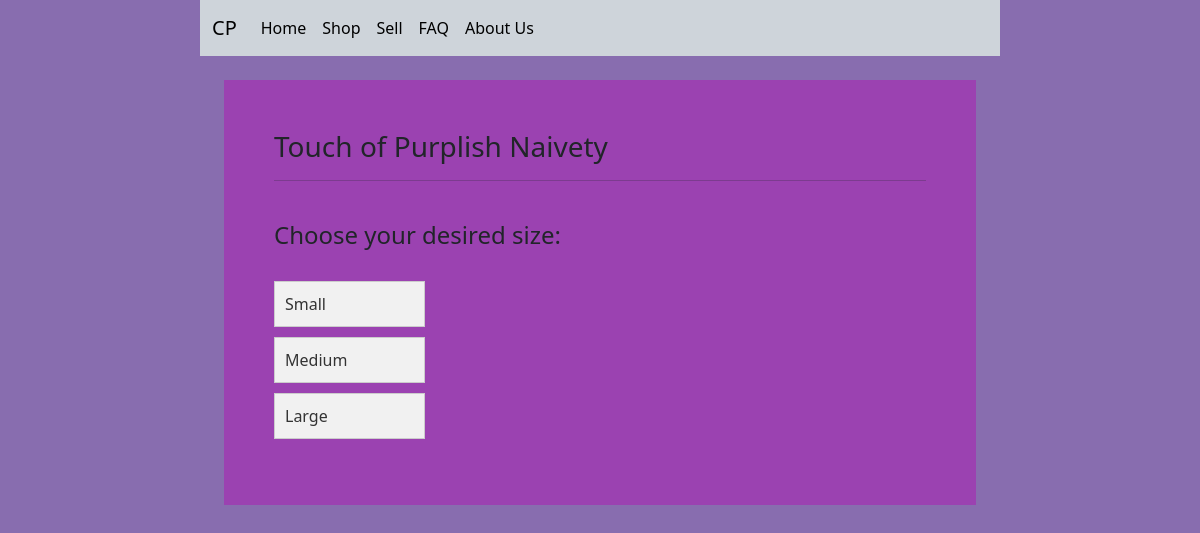
Page /products/Touch of Purplish Naivety on the committed database.
### tables this page shows
CREATE TABLE "items" (
	"id"	INTEGER NOT NULL,
	"name"	TEXT NOT NULL,
	"price"	INTEGER,
	"size"	TEXT NOT NULL,
	"image_filename"	TEXT,
	"description"	TEXT,
	"stock"	INTEGER NOT NULL,
	"timestamp"	TIMESTAMP NOT NULL DEFAULT CURRENT_TIMESTAMP,
	"image"	BLOB,
	PRIMARY KEY("id" AUTOINCREMENT)
);

### myapp/app.py (the view)
@app.route('/products/<string:name>')
def item_by_name(name):
    item = get_sizes_by_name(name)
    product = get_item_by_name(name)
    return render_template("item.html", item=item, display_type='name', name=name, product=product)

### myapp/data.py (called while the page is built)
def connect_to_db(path):
    conn = sqlite3.connect(path)
    conn.row_factory = sqlite3.Row
    return conn, conn.cursor()

def get_item_by_name(name):
    conn, cur = connect_to_db(db_path)
    query = 'SELECT *, "/static/img/" || image_filename AS image_url FROM items WHERE name = ?'
    value = name
    result = cur.execute(query, (value,)).fetchone()
    conn.close()
    return result

def get_sizes_by_name(name):
    conn, cur = connect_to_db(db_path)
    query = 'SELECT id, size FROM items WHERE name = ?'
    value = name
    results = cur.execute(query, (value,)).fetchall()
    conn.close()
    return [{'id': result['id'], 'size': result['size']} for result in results]

### myapp/templates/item.html (shortened to what this page needs)
{% extends 'base.html' %}
{% block content %}
<div id="product">
  {% if display_type == 'name' %}
    <h3>{{ product.name }}</h3><hr><br>
    <h4>Choose your desired size:</h4><br>
    <ul class="list-container">
      {% for size in item %}
          <li class="list-item" id="product_size">
              <a href="{{ url_for('item_by_id', product_id=size['id']) }}">{{ size['size'] }}</a>
          </li>
      {% endfor %}
    </ul>
  {% endif %}
</div>
{% endblock %}

### myapp/static/css/style.css (style rules this page uses)
body { padding: 0px 200px 0px 200px; background-color: #886DAF; }
a:link { color: black }
* { box-sizing: content-box; }
.list-container { list-style-type: none; padding: 0; }
.list-item { margin-bottom: 10px; }
.list-item a { display: flex; align-items: center; padding: 10px; background-color: #f1f1f1; text-decoration: none; color: #333; border: 1px solid #ccc; }
#product { background-color: #9b42b1; padding: 50px; }
#product_size { column-width: 150px; }

### rows in the picture
items: name "Touch of Purplish Naivety", size "Small"
items: size "Medium"
items: size "Large"
